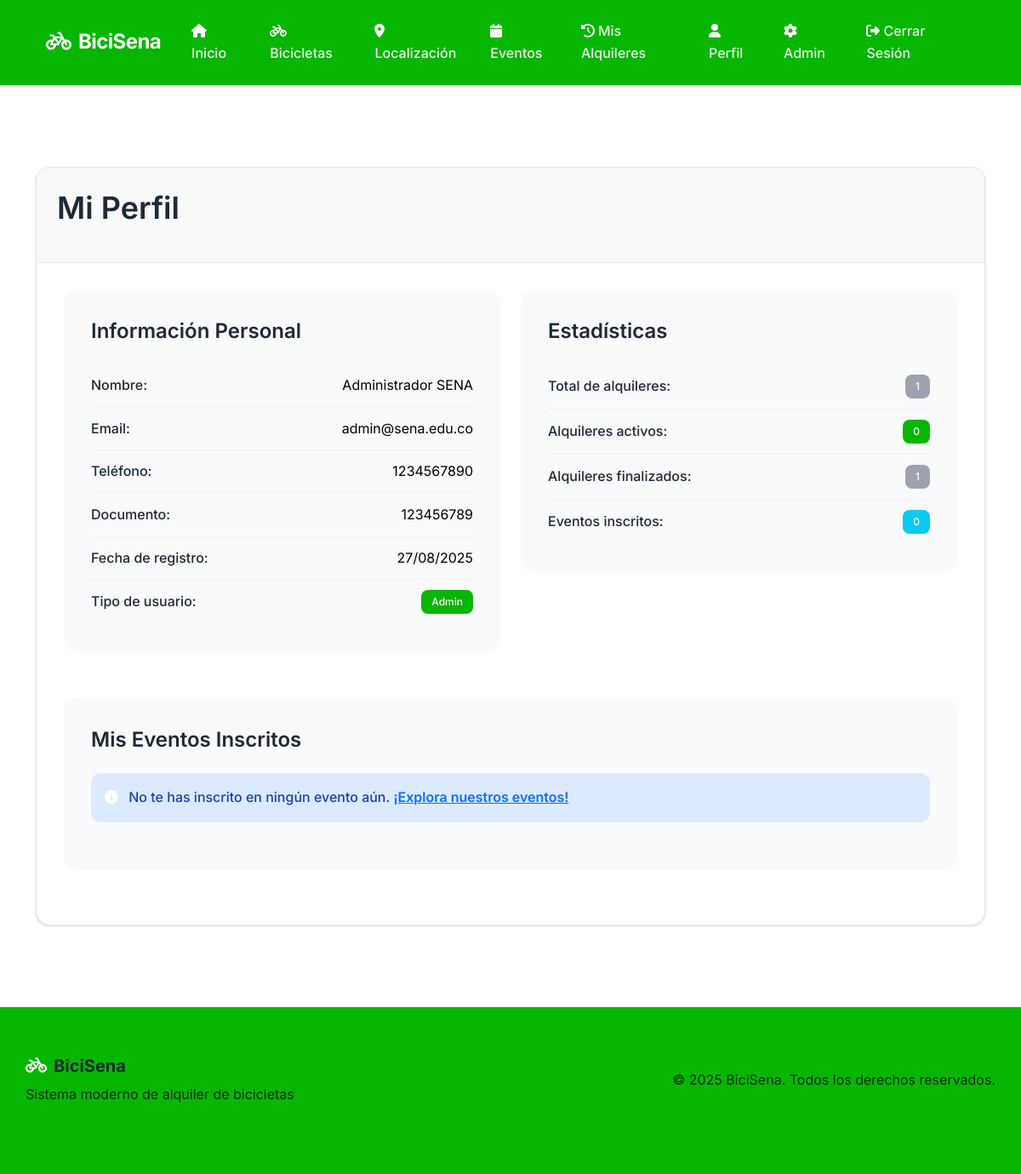
The page /perfil (signed in) on the database its author committed.
### app.py (models this page shows)
class Usuario(db.Model):
    id = db.Column(db.Integer, primary_key=True)
    nombre = db.Column(db.String(100), nullable=False)
    email = db.Column(db.String(100), unique=True, nullable=False)
    password = db.Column(db.String(200), nullable=False)
    tipo = db.Column(db.String(20), default='usuario')
    telefono = db.Column(db.String(15))
    documento = db.Column(db.String(20), unique=True)
    created_at = db.Column(db.DateTime, default=datetime.utcnow)
    alquileres = db.relationship('Alquiler', backref='usuario', lazy=True)
    eventos_participantes = db.relationship('Participante', backref='usuario', lazy=True)

### app.py (the view)
@app.route('/perfil')
def perfil():
    if 'user_id' not in session:
        flash('Debe iniciar sesión para ver su perfil', 'warning')
        return redirect(url_for('login'))
    usuario = Usuario.query.get(session['user_id'])
    return render_template('perfil.html', usuario=usuario)

### templates/perfil.html (shortened to what this page needs)
{% extends "base.html" %}
{% block content %}
<div class="card">
    <div class="card-header">
        <h2>Mi Perfil</h2>
    </div>
    <div class="card-body">
        <div class="row">
            <div class="col-md-6">
                <div class="profile-section">
                    <h3>Información Personal</h3>
                    <p><strong>Nombre:</strong> <span>{{ usuario.nombre }}</span></p>
                    <p><strong>Email:</strong> <span>{{ usuario.email }}</span></p>
                    <p><strong>Teléfono:</strong> <span>{{ usuario.telefono or 'No proporcionado' }}</span></p>
                    <p><strong>Documento:</strong> <span>{{ usuario.documento }}</span></p>
                    <p><strong>Fecha de registro:</strong> <span>{{ usuario.created_at.strftime('%d/%m/%Y') }}</span></p>
                    <p><strong>Tipo de usuario:</strong> <span class="badge bg-success">{{ usuario.tipo|capitalize }}</span></p>
                </div>
            </div>
            <div class="col-md-6">
                <div class="profile-section">
                    <h3>Estadísticas</h3>
                    <p><strong>Total de alquileres:</strong> <span class="badge bg-secondary">{{ usuario.alquileres|length }}</span></p>
                    <p><strong>Alquileres activos:</strong> <span class="badge bg-success">{{ usuario.alquileres|selectattr('estado', 'equalto', 'activo')|list|length }}</span></p>
                    <p><strong>Alquileres finalizados:</strong> <span class="badge bg-secondary">{{ usuario.alquileres|selectattr('estado', 'equalto', 'finalizado')|list|length }}</span></p>
                    <p><strong>Eventos inscritos:</strong> <span class="badge bg-info">{{ usuario.eventos_participantes|length }}</span></p>
                </div>
            </div>
        </div>
        <div class="profile-section">
            <h3>Mis Eventos Inscritos</h3>
            {% if usuario.eventos_participantes %}
                <div class="row">
                    {% for participante in usuario.eventos_participantes %}
                    <div class="col-md-6 col-lg-4">
                        <div class="event-card">
                            <h5 class="card-title">{{ participante.evento.titulo }}</h5>
                            <p class="card-text">{{ participante.evento.descripcion }}</p>
                            <div class="d-flex justify-content-between align-items-center mb-2">
                                <small class="text-muted">
                                    <i class="fa-solid fa-calendar me-1"></i>
                                    {{ participante.evento.fecha.strftime('%d/%m/%Y %H:%M') }}
                                </small>
                            </div>
                            <div class="d-flex justify-content-between align-items-center">
                                <small class="text-muted">
                                    <i class="fa-solid fa-location-dot me-1"></i>
                                    {{ participante.evento.lugar }}
                                </small>
                                {% if participante.evento.fecha > moment() %}
                                    <span class="badge bg-success">Próximo</span>
                                {% else %}
                                    <span class="badge bg-secondary">Finalizado</span>
                                {% endif %}
                            </div>
                        </div>
                    </div>
                    {% endfor %}
                </div>
            {% else %}
                <div class="alert alert-info border-0">
                    <i class="fa-solid fa-info-circle me-2"></i>
                    No te has inscrito en ningún evento aún. <a href="{{ url_for('lista_eventos') }}" class="fw-semibold">¡Explora nuestros eventos!</a>
                </div>
            {% endif %}
        </div>
    </div>
</div>
{% endblock %}

### static/styles.css (style rules this page uses)
:root { --primary-green: #06b600; --primary-green-light: #008d00; --primary-green-dark: #008d00; --secondary-green: #dcfce7; --text-primary: #1f2937; --text-secondary: #000000; --text-light: #9ca3af; --background: #ffffff; --surface: #f9fafb; --border: #e5e7eb; --border-light: #f3f4f6; --shadow-light: 0 1px 3px 0 rgba(0, 0, 0, 0.1), 0 1px 2px 0 rgba(0, 0, 0, 0.06); --shadow-medium: 0 4px 6px -1px rgba(0, 0, 0, 0.1), 0 2px 4px -1px rgba(0, 0, 0, 0.06); --shadow-large: 0 10px 15px -3px rgba(0, 0, 0, 0.1), 0 4px 6px -2px rgba(0, 0, 0, 0.05); --radius: 12px; --radius-large: 16px; --radius-small: 8px; }
* { margin: 0; padding: 0; box-sizing: border-box; }
body { font-family: 'Inter', -apple-system, BlinkMacSystemFont, 'Segoe UI', Roboto, sans-serif; line-height: 1.6; color: var(--text-primary); background-color: var(--background); font-weight: 400; -webkit-font-smoothing: antialiased; -moz-osx-font-smoothing: grayscale; }
h1, h2, h3, h4, h5, h6 { font-weight: 600; line-height: 1.3; color: var(--text-primary); margin-bottom: 1rem; }
h2 { font-size: 2.25rem; }
h3 { font-size: 1.875rem; }
p { color: var(--text-secondary); font-size: 1rem; margin-bottom: 1rem; }
.card { background: var(--background); border: 1px solid var(--border); border-radius: var(--radius-large); box-shadow: var(--shadow-light); transition: all 0.3s ease; overflow: hidden; }
.card-header { background: var(--surface); border-bottom: 1px solid var(--border); padding: 1.5rem; font-weight: 600; color: var(--text-primary); }
.card-body { padding: 2rem; }
.alert { border: none; border-radius: var(--radius); padding: 1rem; margin-bottom: 1.5rem; font-weight: 500; }
.alert-info { background: #dbeafe; color: #1e40af; }
.badge { font-weight: 500; padding: 0.5rem 0.75rem; border-radius: var(--radius-small); font-size: 0.75rem; }
.bg-success { background-color: var(--primary-green) !important; }
.bg-secondary { background-color: var(--text-light) !important; }
.row { margin: 0 -0.75rem; }
.col-md-4, .col-md-6, .col-lg-4 { padding: 0 0.75rem; margin-bottom: 1.5rem; }
.profile-section { background: var(--surface); border-radius: var(--radius-large); padding: 2rem; margin-bottom: 2rem; }
.profile-section h3 { color: var(--text-primary); font-size: 1.5rem; margin-bottom: 1.5rem; font-weight: 600; }
.profile-section p { display: flex; justify-content: space-between; align-items: center; padding: 0.75rem 0; border-bottom: 1px solid var(--border-light); margin-bottom: 0; }
.profile-section p:last-child { border-bottom: none; }
.profile-section strong { color: var(--text-primary); font-weight: 500; }
* { transition: color 0.2s ease, background-color 0.2s ease, border-color 0.2s ease, transform 0.2s ease, box-shadow 0.2s ease; }
.border-0 { border: none !important; }
svg, svg path { color: white !important; fill: currentColor !important; }

### rows shown on the page
Usuario: nombre "Administrador SENA", email "admin@sena.edu.co", telefono "1234567890", documento "123456789", created_at "27/08/2025", tipo "Admin"

### other values the page prints
{{ usuario.alquileres|length }} "1"
{{ usuario.eventos_participantes|length }} "0"
